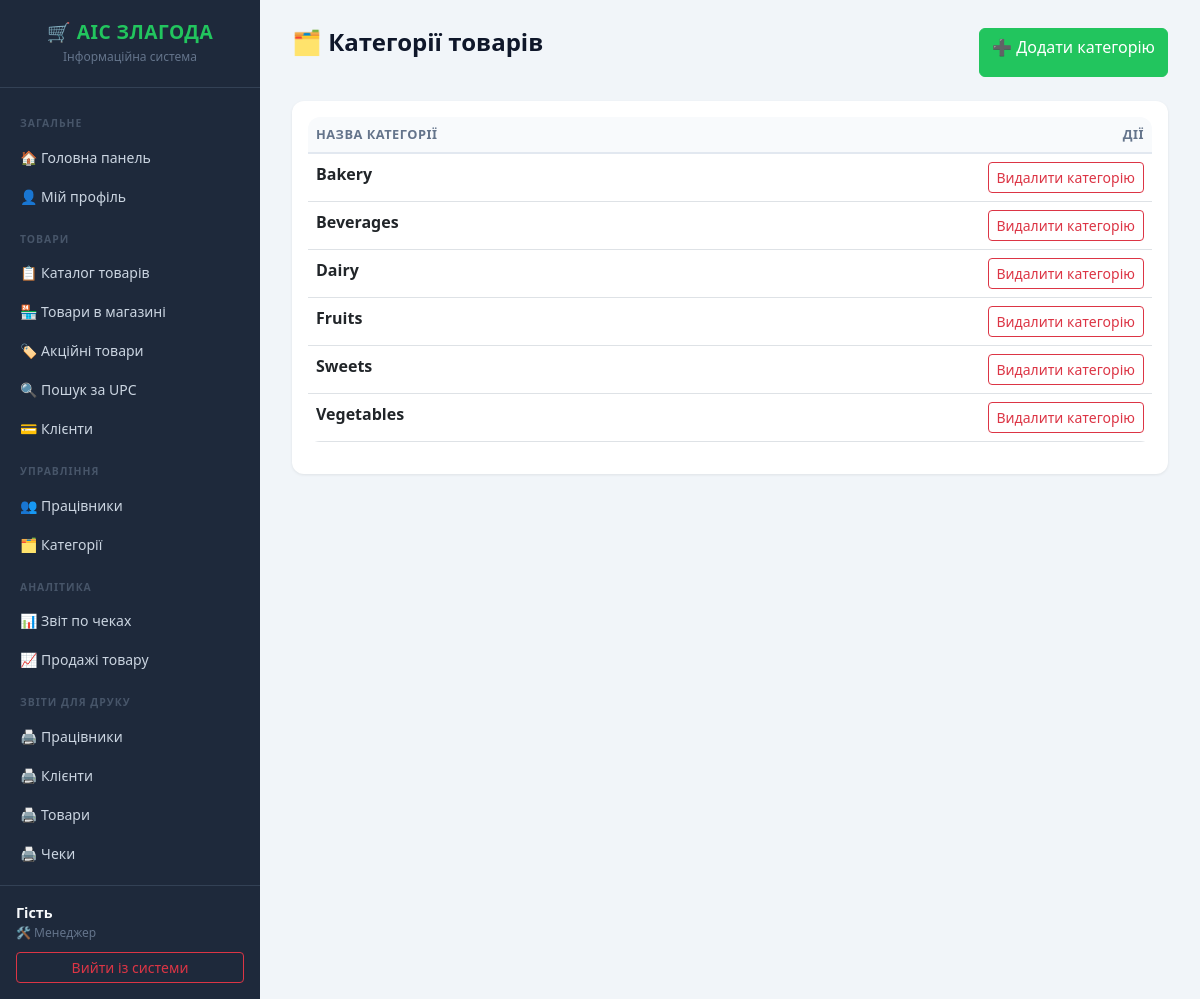
Screenshot of /category/ (signed in) with the database file from the repository.
### tables this page shows
CREATE TABLE Category(
        category_number INTEGER PRIMARY KEY AUTOINCREMENT,
        category_name TEXT NOT NULL 
    );

### backend/category.py (the view)
@category_bp.route('/')
@login_required
@roles_required('Manager', 'Cashier')
def list_categories():
    conn = get_db_connection()
    categories = conn.execute('SELECT * FROM Category ORDER BY category_name').fetchall()
    conn.close()
    return render_template('category/list.html', categories=categories)

### backend/initdb.py (called while the page is built)
def get_db_connection():
    conn = sqlite3.connect(DB_PATH)
    conn.row_factory = sqlite3.Row
    conn.execute("PRAGMA foreign_keys = ON;")
    return conn

### templates/category/list.html
{% extends 'base.html' %}
{% block content %}
<div class="d-flex justify-content-between mb-4">
    <h1 class="page-title">🗂️ Категорії товарів</h1>
    <a href="{{ url_for('category.add_category') }}" class="btn btn-primary">➕ Додати категорію</a>
</div>
<div class="card">
    <div class="card-body">
        <table class="table table-hover">
            <thead>
                <tr>
                    <th>Назва категорії</th>
                    <th class="text-end">Дії</th>
                </tr>
            </thead>
            <tbody>
                {% for cat in categories %}
                <tr>
                    <td>
                        <a href="{{ url_for('product.manage_products', category_id=cat.category_number) }}" class="text-decoration-none fw-bold text-dark">
                            {{ cat.category_name }}
                        </a>
                    </td>
                    <td class="text-end">
                        <form action="{{ url_for('category.delete_category', category_number=cat.category_number) }}"
                              method="POST"
                              onsubmit="return confirm('УВАГА: Це видалить категорію та ВСІ товари в ній. Продовжити?');">
                            <button type="submit" class="btn btn-outline-danger btn-sm">Видалити категорію</button>
                        </form>
                    </td>
                </tr>
                {% endfor %}
            </tbody>
        </table>
    </div>
</div>
{% endblock %}

### static/css/main.css (style rules this page uses)
:root { --sidebar-bg: #1e293b; --sidebar-hover: #334155; --sidebar-text: #cbd5e1; --accent: #22c55e; }
body { display: flex; min-height: 100vh; background-color: #f1f5f9; font-family: 'Segoe UI', sans-serif; }
.table { background: white; border-radius: 12px; overflow: hidden; }
.table thead th { background-color: #f8fafc; font-weight: 600; font-size: 0.8rem; text-transform: uppercase; letter-spacing: 0.5px; color: #64748b; border-bottom: 2px solid #e2e8f0; }
.card { border: none; border-radius: 12px; box-shadow: 0 1px 3px rgba(0,0,0,0.08); }
.btn-primary { background-color: var(--accent); border-color: var(--accent); color: white; }
.page-title { font-size: 1.5rem; font-weight: 700; color: #0f172a; margin-bottom: 20px; }

### rows the page displays
Category: category_name "Bakery"
Category: category_name "Beverages"
Category: category_name "Dairy"
Category: category_name "Fruits"
Category: category_name "Sweets"
Category: category_name "Vegetables"

### other values shown
{{ session.get('user_name', 'Гість') }} "Гість"
